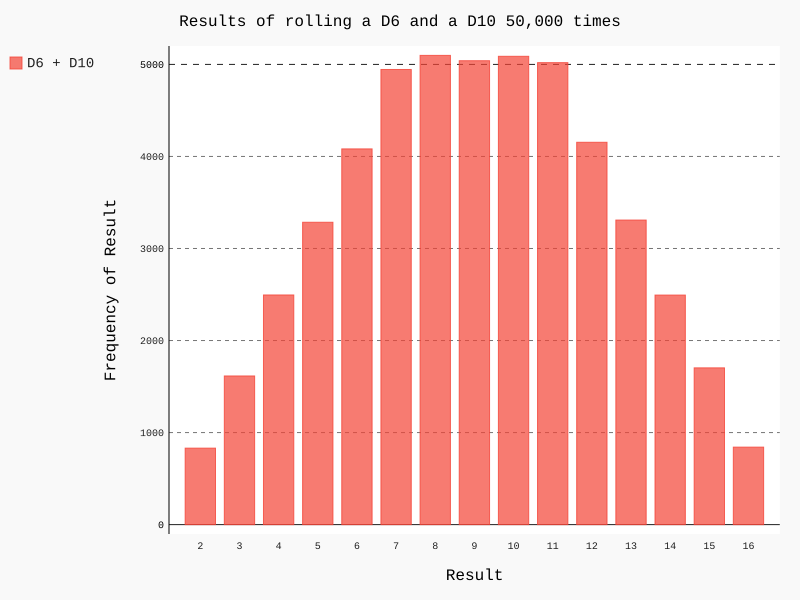

Source code (Python):
from die import Die
import pygal

die_1 = Die()
die_2 = Die(10)

results =[]
for roll_num in range(50000):
	result = die_1.roll() + die_2.roll()
	results.append(result)

frequencies = []
max_result = die_1.num_sides + die_2.num_sides
for value in range(2, max_result+1):
	frequency = results.count(value)
	frequencies.append(frequency)

hist = pygal.Bar()

hist.title = "Results of rolling a D6 and a D10 50,000 times"
hist.x_labels = ['2', '3', '4', '5', '6', '7', '8', '9', '10', '11', '12', '13', '14', '15', '16']
hist.x_title = "Result"
hist.y_title = "Frequency of Result"

hist.add('D6 + D10', frequencies)
hist.render_to_file('die_visual.svg')
